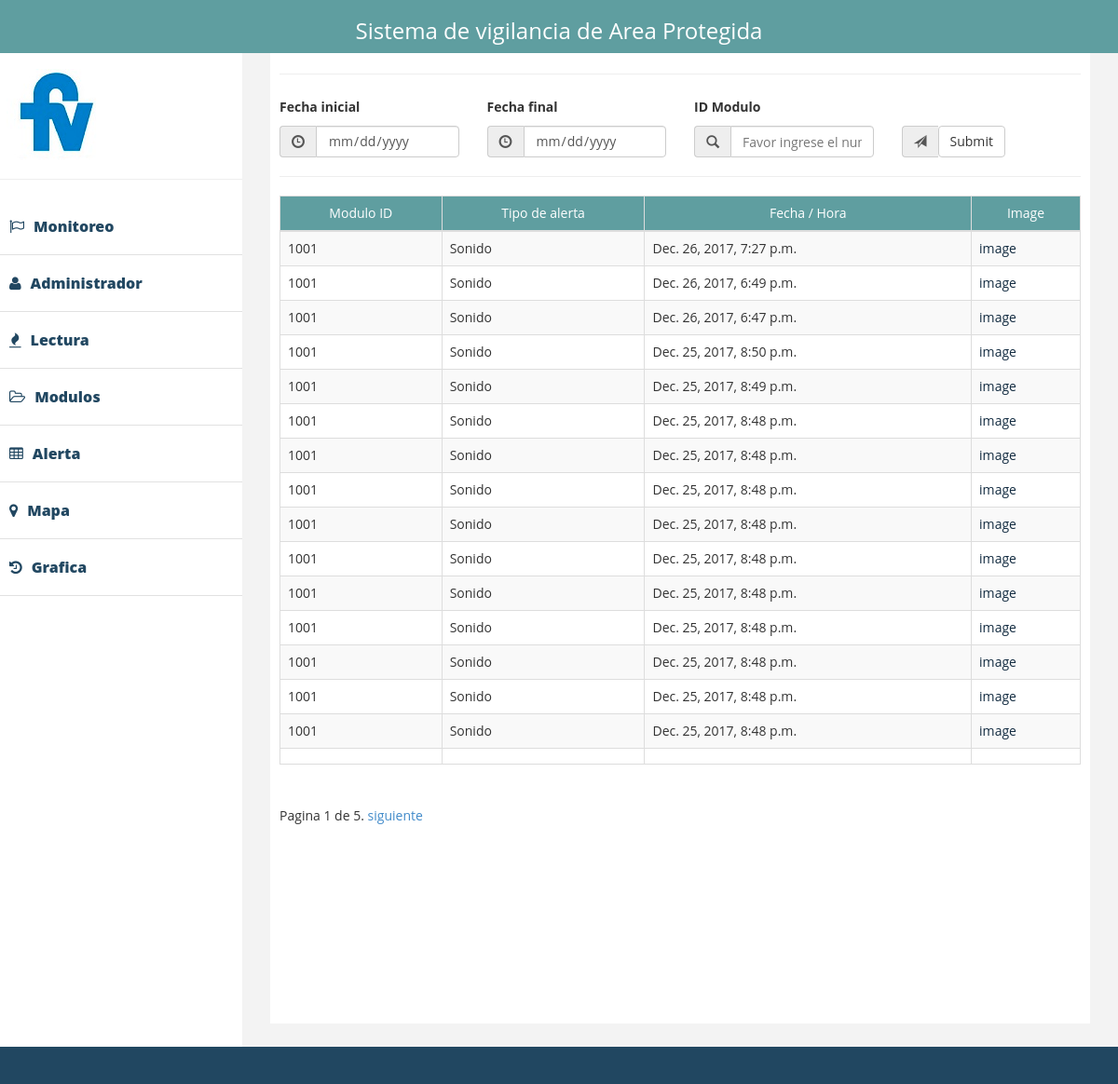
The app's page /interface/media/ with its own data.
### interface/models.py (models this page shows)
class Alertas(models.Model):
    modulo = models.CharField(max_length=8, null = True)
    Tipo = models.CharField(max_length= 30, null=True)
    tiempo = models.DateTimeField(auto_now=True, null=True)
    alert_image = models.ImageField(blank=True, null=True,
                    upload_to="photos/%Y/%m/%D")

### interface/views.py (the view)
def alerta(request):
    context = querrys(request, Alertas)
    return render(request, 'alerts.html', context)

### templates/alerts.html (shortened to what this page needs)
{% extends 'index.html' %}
{% block table %}
    <thead id="head-th">
    <hr/>
    <tr>
        <td>Modulo ID</td>
        <td>Tipo de alerta</td>
        <td>Fecha / Hora</td>
        <td>Image</td>
    </tr>
    </thead>
    <tbody>
    {% for ob in Object_list %}
        <tr>
            <td>{{ ob.modulo }}</td>
            <td>{{ ob.Tipo }}</td>
            <td>{{ ob.tiempo }}</td>
            <td>
                <a href='{{ ob.alert_image }}' style="color: #122b40" target="_blank">image</a>
            </td>
        </tr>
    {% endfor %}
    <td>{{ ob.modulo }}</td>
    <td>{{ ob.Tipo }}</td>
    <td>{{ ob.tiempo }}</td>
    <td>{{ ob.alert_image }}</td>
    </tbody>
{% endblock %}

### static/assets/css/custom.css (style rules this page uses)
body { font-family: 'Open Sans', sans-serif; line-height:30px; }

### static/css/styles.css (style rules this page uses)
#head-th { background-color: cadetblue; color: white; text-align: center; }
html, body { height: 100%; margin: 0; padding: 0; }

### records on screen
Alertas: modulo "1001", Tipo "Sonido", tiempo "Dec. 26, 2017, 7:27 p.m."
Alertas: modulo "1001", Tipo "Sonido", tiempo "Dec. 26, 2017, 6:49 p.m."
Alertas: modulo "1001", Tipo "Sonido", tiempo "Dec. 26, 2017, 6:47 p.m."
Alertas: modulo "1001", Tipo "Sonido", tiempo "Dec. 25, 2017, 8:50 p.m."
Alertas: modulo "1001", Tipo "Sonido", tiempo "Dec. 25, 2017, 8:49 p.m."
Alertas: modulo "1001", Tipo "Sonido", tiempo "Dec. 25, 2017, 8:48 p.m."
Alertas: modulo "1001", Tipo "Sonido", tiempo "Dec. 25, 2017, 8:48 p.m."
Alertas: modulo "1001", Tipo "Sonido", tiempo "Dec. 25, 2017, 8:48 p.m."
Alertas: modulo "1001", Tipo "Sonido", tiempo "Dec. 25, 2017, 8:48 p.m."
Alertas: modulo "1001", Tipo "Sonido", tiempo "Dec. 25, 2017, 8:48 p.m."
Alertas: modulo "1001", Tipo "Sonido", tiempo "Dec. 25, 2017, 8:48 p.m."
Alertas: modulo "1001", Tipo "Sonido", tiempo "Dec. 25, 2017, 8:48 p.m."
Alertas: modulo "1001", Tipo "Sonido", tiempo "Dec. 25, 2017, 8:48 p.m."
Alertas: modulo "1001", Tipo "Sonido", tiempo "Dec. 25, 2017, 8:48 p.m."
Alertas: modulo "1001", Tipo "Sonido", tiempo "Dec. 25, 2017, 8:48 p.m."

### other values on screen
{{ Object_list.number }} "1"
{{ Object_list.paginator.num_pages }} "5"
